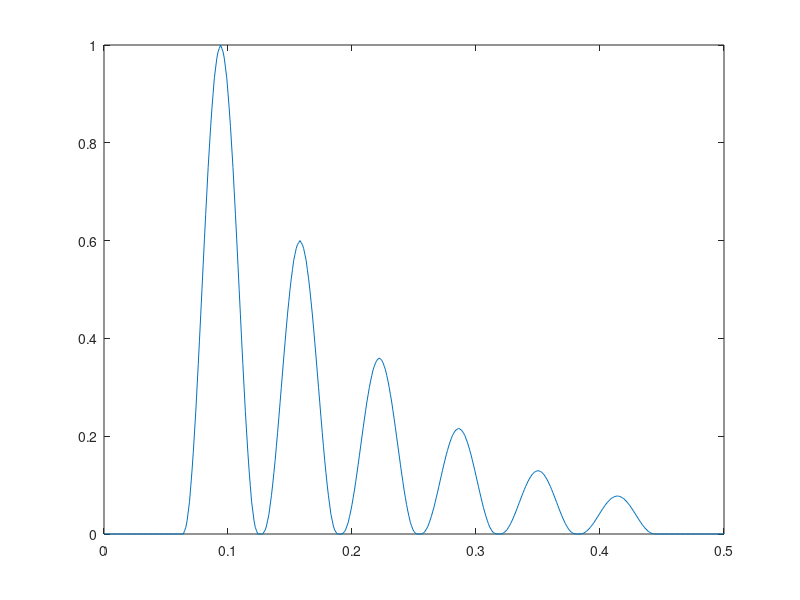
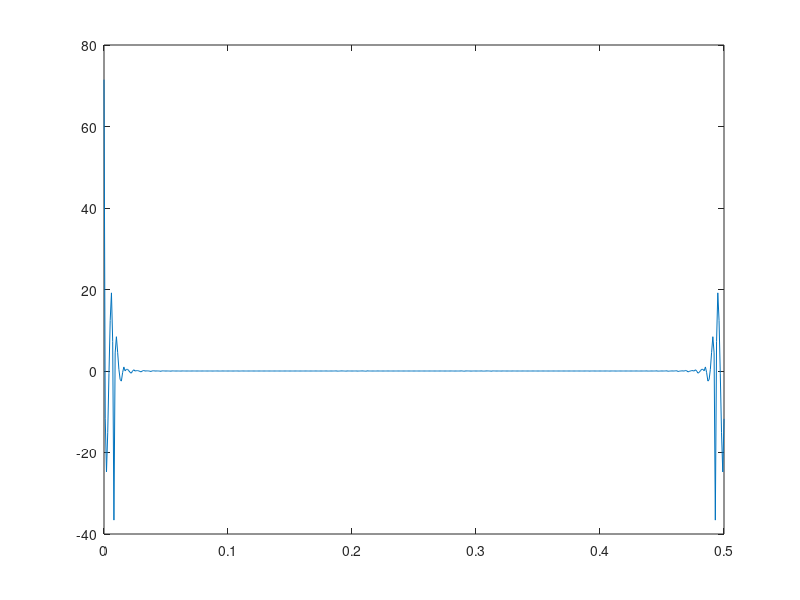

Write MATLAB code to recreate these figures, in order.
Fs0 = 400;
tau = 60e-3;
t0 = 0:1/Fs0:tau;
s0 = sin(pi*t0/tau).^2;
Fs = 1e3;
t = 0:1/Fs:0.5;
d = (1:6)' * 64e-3;
d(:,2) = 0.6.^(0:5)';
y = pulstran(t, d, s0, Fs0);
plot(t,y)
FFT = fft(y);
figure;
plot(t(1:501), FFT(1:501))